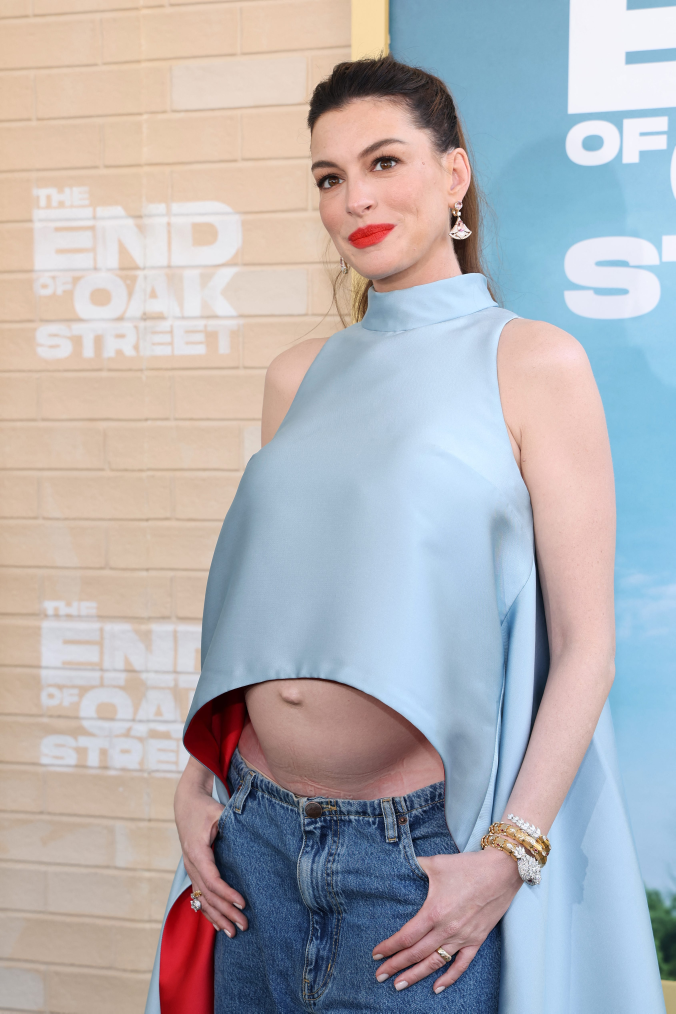
#> input picture hermes/_tmp/bazaar1.jpg, 3378 x 5066 px (shown at 1/5 size)
$ python _title_on_hero.py
#> lines starting #> are read from the running program, lines starting #| are printed output that depends on the picture
from pathlib import Path

from PIL import Image, ImageDraw, ImageFont, ImageOps, ImageEnhance, ImageFilter


src = Path(__file__).resolve().parent / "_tmp" / "bazaar1.jpg"

out = Path(__file__).resolve().parent / "_tmp" / "hero.jpg"

W, H, BAR = 1080, 1350, 280

photo = Image.open(src).convert("RGB")
#> photo is the input picture: PIL image 3378x5066 RGB; mean R, G, B 179.6, 177.9, 181.7

photo = ImageOps.fit(photo, (W, H - BAR), Image.Resampling.LANCZOS, centering=(0.5, 0.42))
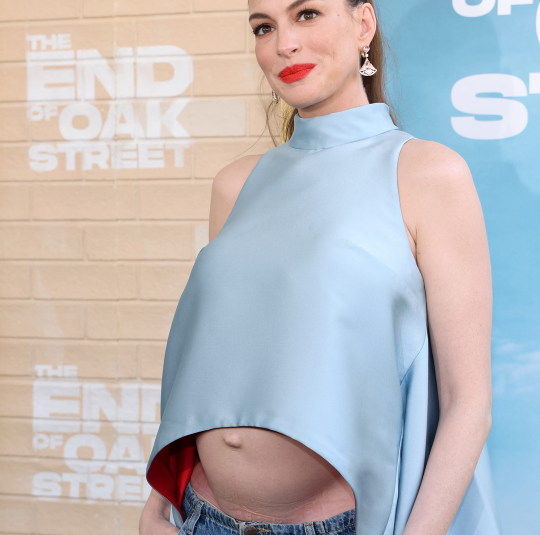
#> photo: PIL image 1080x1070 RGB (shown at 1/2 size); mean R, G, B 189.3, 188.1, 191.2

photo = ImageEnhance.Contrast(photo).enhance(1.04)

photo = ImageEnhance.Color(photo).enhance(1.03)

photo = photo.filter(ImageFilter.UnsharpMask(radius=1.2, percent=80, threshold=3))

im = Image.new("RGB", (W, H), (8, 8, 10))

im.paste(photo, (0, BAR))
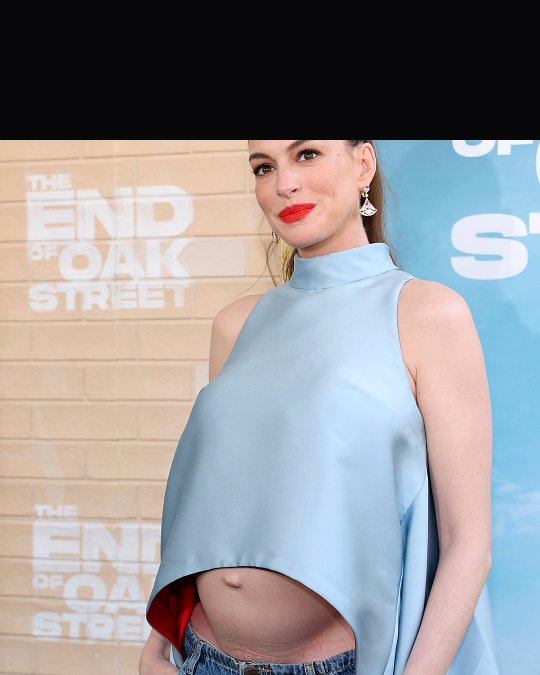
#> im: PIL image 1080x1350 RGB (shown at 1/2 size); mean R, G, B 150.9, 149.9, 153

draw = ImageDraw.Draw(im)

font = ImageFont.truetype(r"C:\Windows\Fonts\arialbd.ttf", 120)

text = "ЭНН ХЭТЭУЭЙ"

bbox = draw.textbbox((0, 0), text, font=font)
#> bbox = (0, 1, 872, 114)

tw, th = bbox[2] - bbox[0], bbox[3] - bbox[1]
#> tw = 872; th = 113

while tw > W - 40:

    font = ImageFont.truetype(r"C:\Windows\Fonts\arialbd.ttf", font.size - 2)

    bbox = draw.textbbox((0, 0), text, font=font)

    tw, th = bbox[2] - bbox[0], bbox[3] - bbox[1]
#> this loop made 0 passes

x = (W - tw) // 2
#> x = 104

y = (BAR - th) // 2 - 6
#> y = 77

draw.text((x, y), text, font=font, fill=(255, 255, 255))

im.save(out, "JPEG", quality=94, optimize=True)
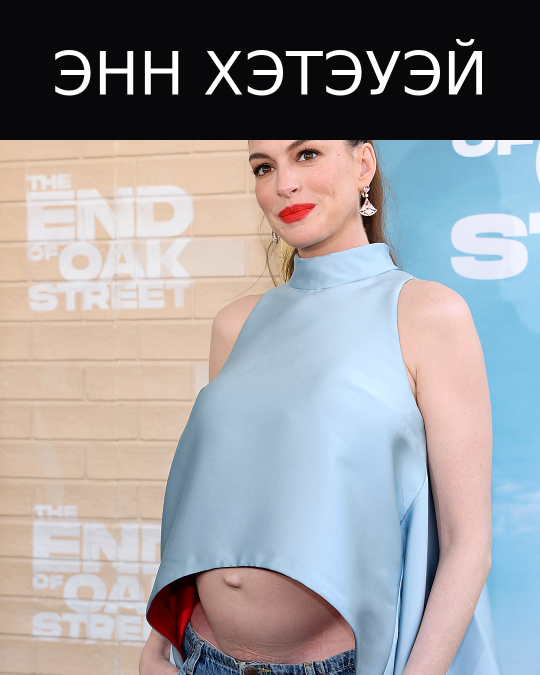
#> saved as hero.jpg: PIL image 1080x1350 RGB (shown at 1/2 size); mean R, G, B 154.9, 153.9, 157

print(out, font.size, tw, th)
#| hermes/_tmp/hero.jpg 120 872 113

$ run again, with hermes/_tmp/bazaar2.jpg copied over hermes/_tmp/bazaar1.jpg
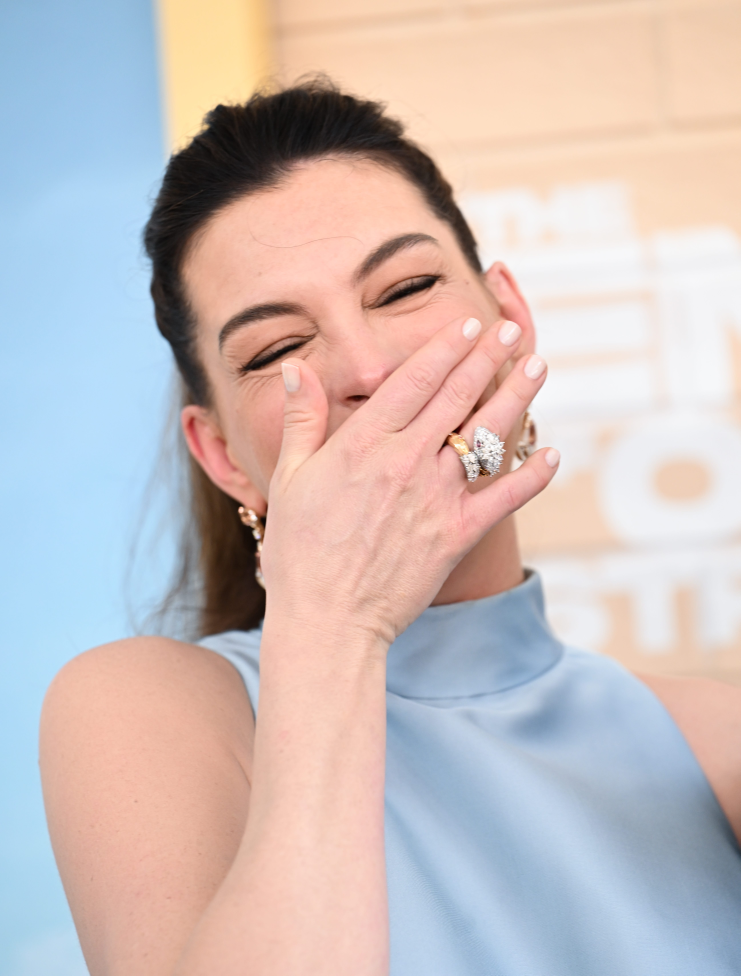
#> input picture hermes/_tmp/bazaar2.jpg, 5181 x 6828 px (shown at 1/7 size)
#> photo is the input picture: PIL image 5181x6828 RGB; mean R, G, B 203.2, 190.1, 188.4
#> `photo = ImageOps.fit(photo, (W, H - BAR), Image.Resampling.LANCZOS, ce..`:
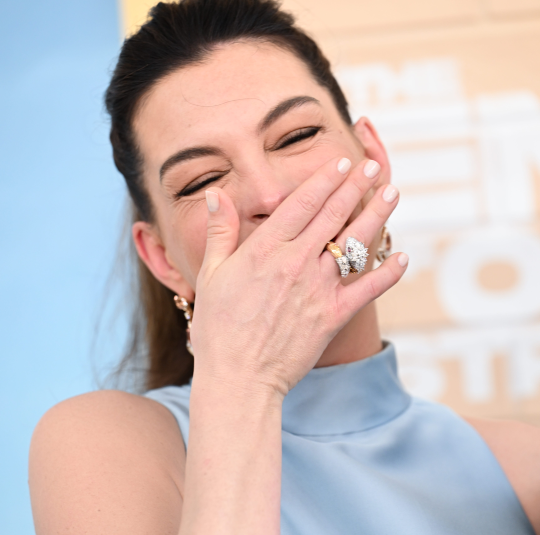
#> photo: PIL image 1080x1070 RGB (shown at 1/2 size); mean R, G, B 202.1, 188.2, 187.3
#> bbox = (0, 1, 872, 114)
#> tw = 872; th = 113
#> x = 104
#> y = 77
#> `im.save(out, "JPEG", quality=94, optimize=True)`:
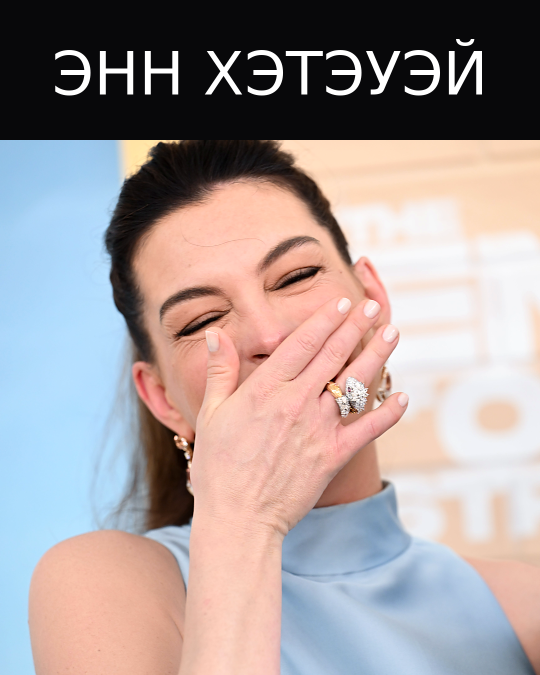
#> saved as hero.jpg: PIL image 1080x1350 RGB (shown at 1/2 size); mean R, G, B 165.6, 153.8, 153.5
#| hermes/_tmp/hero.jpg 120 872 113

$ run again, with hermes/_tmp/cosmo1.jpg copied over hermes/_tmp/bazaar1.jpg
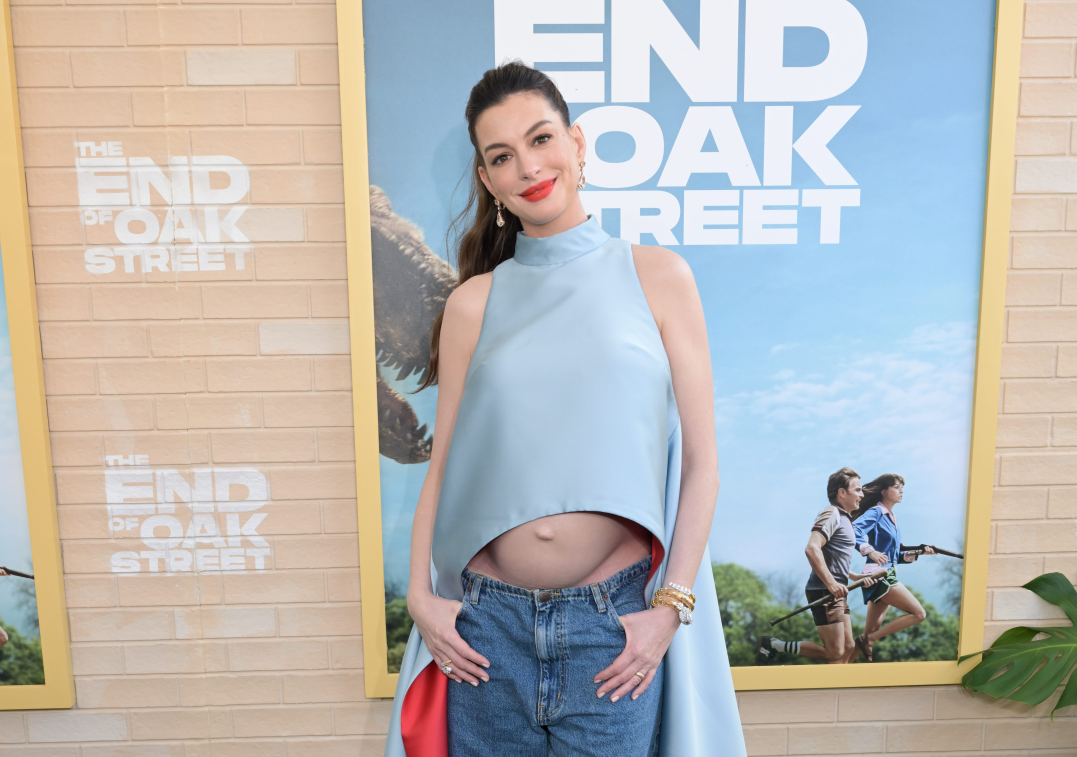
#> input picture hermes/_tmp/cosmo1.jpg, 5385 x 3785 px (shown at 1/5 size)
#> photo is the input picture: PIL image 5385x3785 RGB; mean R, G, B 185.5, 183.9, 180.9
#> `photo = ImageOps.fit(photo, (W, H - BAR), Image.Resampling.LANCZOS, ce..`:
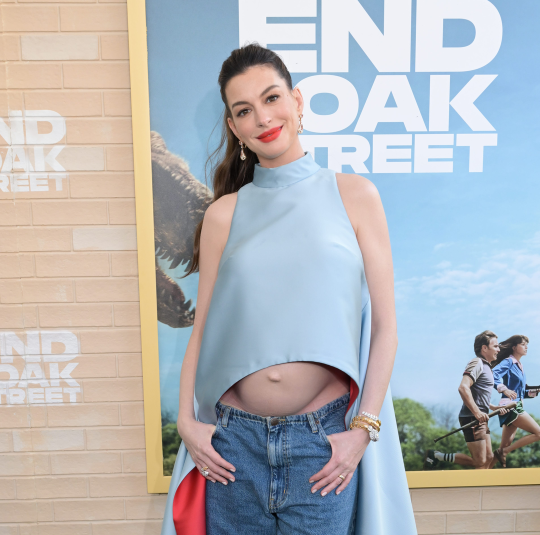
#> photo: PIL image 1080x1070 RGB (shown at 1/2 size); mean R, G, B 180, 182.1, 185.2
#> bbox = (0, 1, 872, 114)
#> tw = 872; th = 113
#> x = 104
#> y = 77
#> `im.save(out, "JPEG", quality=94, optimize=True)`:
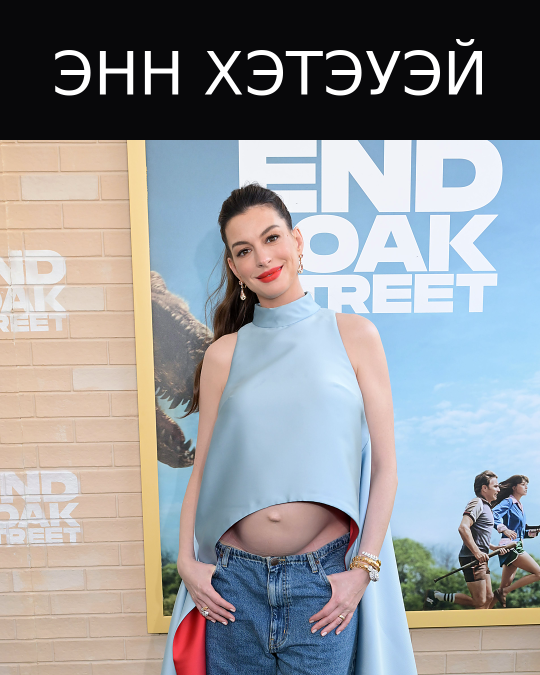
#> saved as hero.jpg: PIL image 1080x1350 RGB (shown at 1/2 size); mean R, G, B 147.4, 149.2, 152.3
#| hermes/_tmp/hero.jpg 120 872 113

$ run again, with hermes/_tmp/cosmo2.jpg copied over hermes/_tmp/bazaar1.jpg
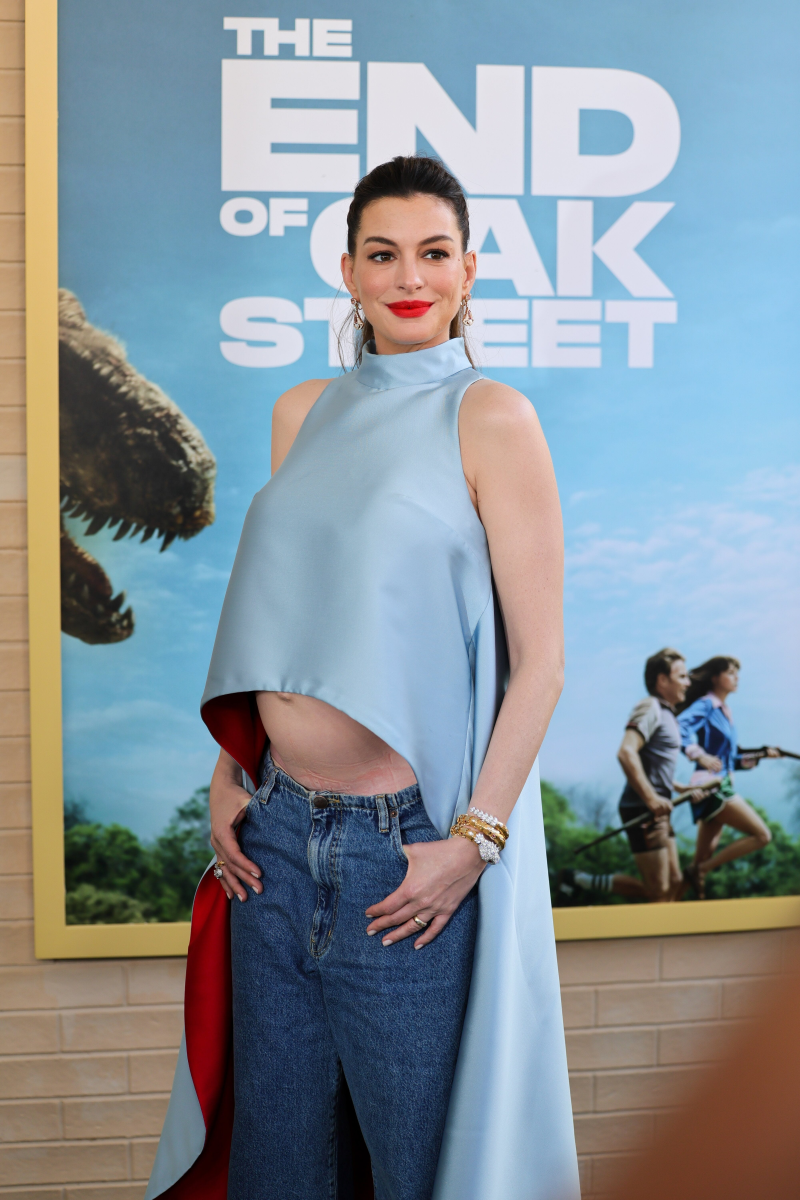
#> input picture hermes/_tmp/cosmo2.jpg, 4000 x 6000 px (shown at 1/5 size)
#> photo is the input picture: PIL image 4000x6000 RGB; mean R, G, B 134.8, 146, 153.2
#> `photo = ImageOps.fit(photo, (W, H - BAR), Image.Resampling.LANCZOS, ce..`:
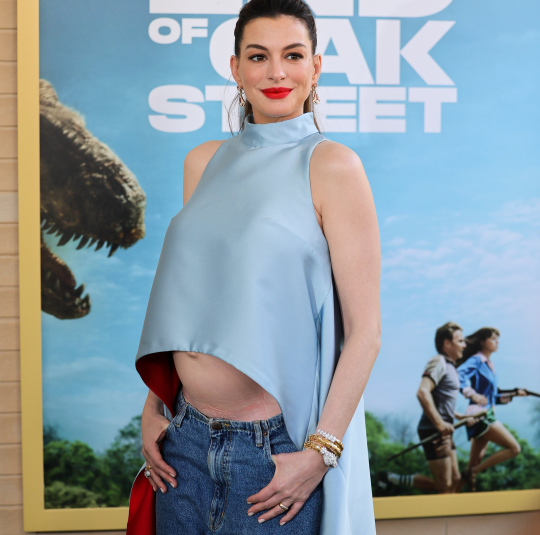
#> photo: PIL image 1080x1070 RGB (shown at 1/2 size); mean R, G, B 138.8, 153.7, 161.4
#> bbox = (0, 1, 872, 114)
#> tw = 872; th = 113
#> x = 104
#> y = 77
#> `im.save(out, "JPEG", quality=94, optimize=True)`:
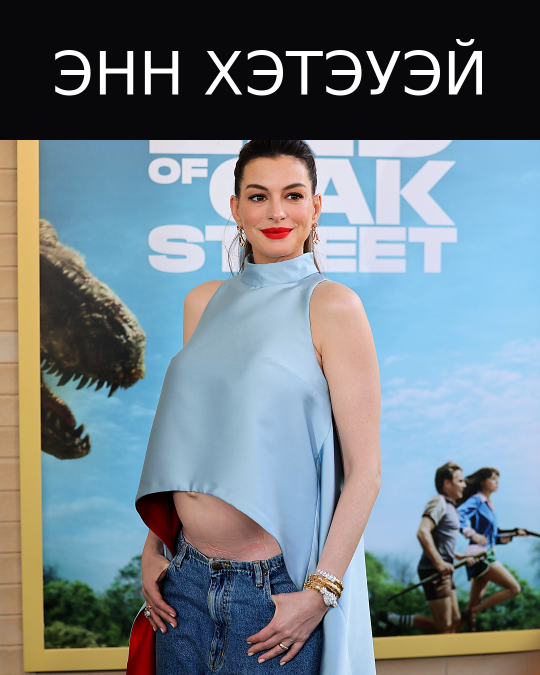
#> saved as hero.jpg: PIL image 1080x1350 RGB (shown at 1/2 size); mean R, G, B 114.2, 127, 133.9
#| hermes/_tmp/hero.jpg 120 872 113
